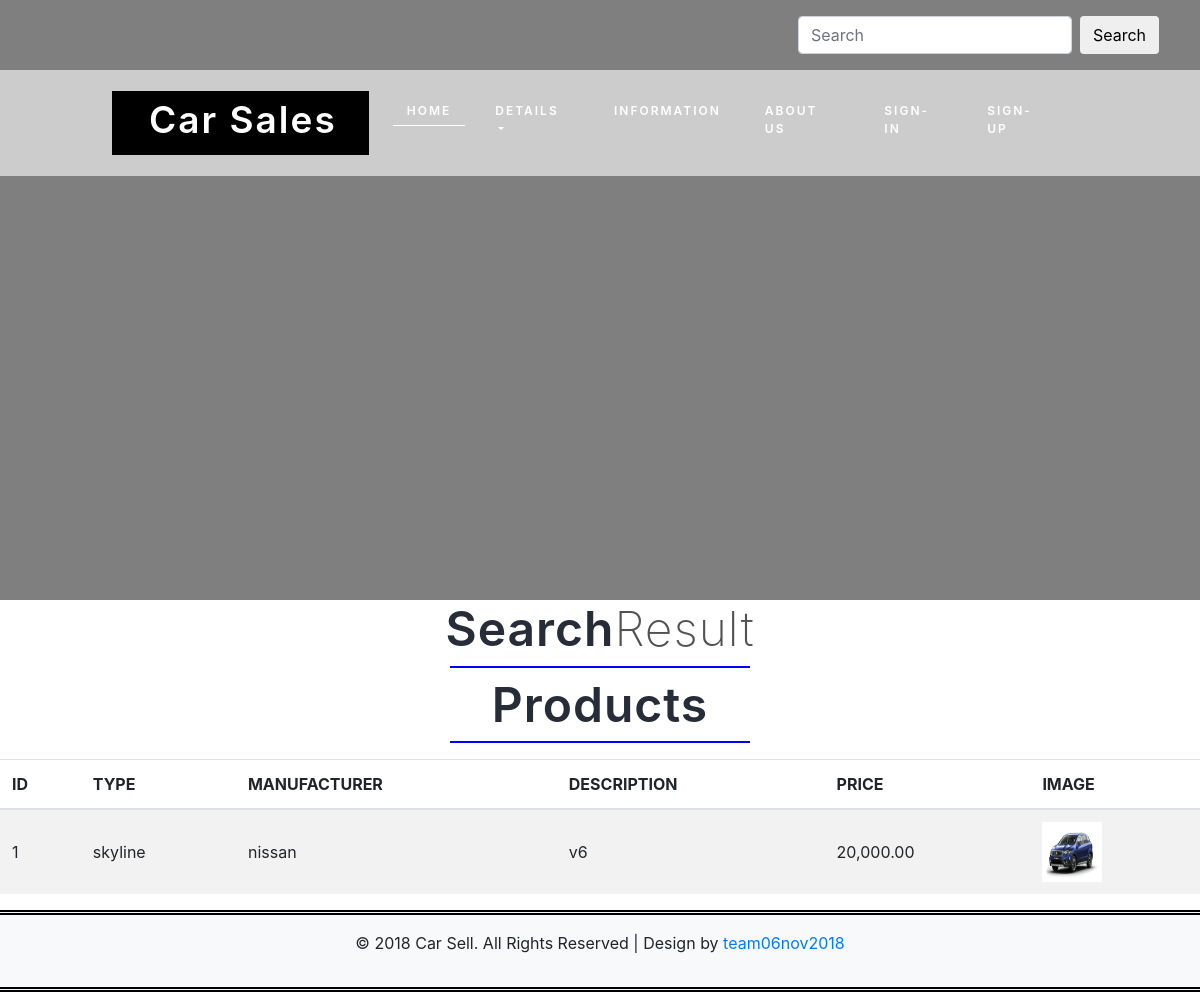
/search.php?key=skyline, run on the app's committed database.
### tables this page shows
CREATE TABLE `products` (
  `id` int(11) NOT NULL,
  `type` varchar(20) NOT NULL,
  `manufacturer` varchar(20) NOT NULL,
  `description` varchar(50) DEFAULT NULL,
  `price` int(11) NOT NULL,
  `image` varchar(50) NOT NULL
);

### search.php (the view, shortened to what this page needs)
<!DOCTYPE html>
<html>
<head>
</head>
<?php include('header.php'); ?>
<body onLoad="run_first()">
<div class="feedback">
	  <h3 class="w3l_header">Search<span>Result</span></h3>
	<?php
        $conn  = db_connect();
        $key = '';
        if(isset($_GET['key'])) {
            $key = $conn -> real_escape_string($_GET['key']);
        }
		$sql = "SELECT * FROM products";
        $sql = $sql . " WHERE (type like '%$key%') or (manufacturer like '%$key%') or (description like '%$key%');";
		$result = $conn -> query($sql);
		print "<h1 class=\"w3l_header\">Products</h1>\n";
		print "<div class=\"table-responsive mt-3\">\n";
		print "<table class=\"table table-striped\">\n";
            print "<thead>\n";
				print "<tr>\n";
					while ($field = $result -> fetch_field())
					{
  						print "<th>" . strtoupper($field->name) . "</th>\n";
					}
      			print "</tr>\n";
    		print "</thead>\n";
    		print "<tbody>\n";
                while ($row = $result -> fetch_assoc()){
                    $id = $row["id"];
                    $type = $row["type"];
                    $manufacturer = $row["manufacturer"];
                    $description = $row["description"];
                    $price = number_format($row["price"],2);
                    $image = $row["image"];
      			    print "<tr>\n";
                    print "<td class=\"align-middle\">$id</td>\n";
                    if($type)
                        print "<td class=\"align-middle\">$type</td>\n";
                    else
                        print "<td class=\"align-middle\">&nbsp;</td>\n";;
                    if($manufacturer)
                        print "<td class=\"align-middle\">$manufacturer</td>\n";
                    else
                        print "<td class=\"align-middle\">&nbsp;</td>\n";
                    if($description)
                        print "<td class=\"align-middle\">$description</td>\n";
                    else
                        print "<td class=\"align-middle\">&nbsp;</td>\n";
                    if($price)
                        print "<td class=\"align-middle\">$price</td>\n";
                    else
                        print "<td class=\"align-middle\">&nbsp;</td>\n";
                    if (@file_exists($image))
                    {
                        print "<td class=\"align-middle\"><img src = $image width=60 height=60></td>\n";
                    }
                    else
                    {
                        print "<td class=\"align-middle\">&nbsp;</td>\n";;
                    }
      			    print "</tr>\n";
                }
    		print "</tbody>\n";
        print "</table>\n";
        print "</div>\n";
	?>
</div>
</body>
</html>
<?php include('footer.php'); ?>

### css/style.css (style rules this page uses)
* { margin: 0; padding: 0; }

### search.php (style rules this page uses)
.w3l_header { font-size: 3em; color: #262c38; letter-spacing: 1px; position: relative; font-weight: 600; text-align: center; }
.w3l_header span { color: #545151; font-weight: 200; }
.w3l_header:after { border-top: 2px solid blue; display: block; width: 300px; content: ""; margin: 8px auto 0; }

### data on the page
products: id "1", type "skyline", manufacturer "nissan", description "v6", price "20,000.00", image (picture)

### other printed values
$field->name "ID"
$field->name "TYPE"
$field->name "MANUFACTURER"
$field->name "DESCRIPTION"
$field->name "PRICE"
$field->name "IMAGE"
